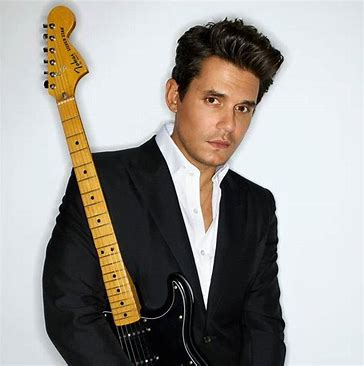
#> input picture opencv/day1/JM.jpeg, 364 x 366 px, found by its file name
$ jupyter execute day2.ipynb
#> lines starting #> are read from the running program, lines starting #| are printed output that depends on the picture; after the words box and inside, x2 and y2 are one past the last pixel; in counts of white or black regions, pixels touching at a corner belong together
### 绘制文本

[cell 1]
import cv2
import numpy as np

[cell 2]
img = np.zeros((480,640,3),np.uint8)

pic = cv2.imread("/Users/duchengtai/Library/Mobile Documents/com~apple~CloudDocs/code- iCloud/opencv/day1/JM.jpeg")
#> pic is the input picture: shape (366, 364, 3); mean B, G, R 148.1, 153.1, 156.6
# 绘制文本
cv2.putText(pic,"Hello,OpenCV",(100,100),cv2.FONT_HERSHEY_COMPLEX,2,(0,255,0))
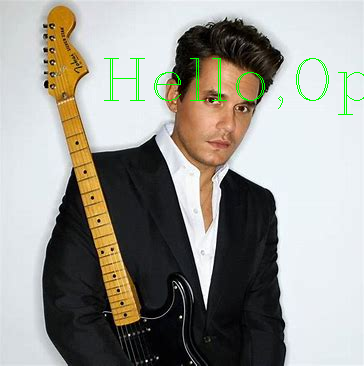
#> pic: shape (366, 364, 3); 0.81% of pixels changed, all inside (x1, y1, x2, y2) = (104, 58, 364, 115)

cv2.imshow('text',pic)

if cv2.waitKey(0):
#> (key Esc is pressed here)
    cv2.destroyAllWindows()
